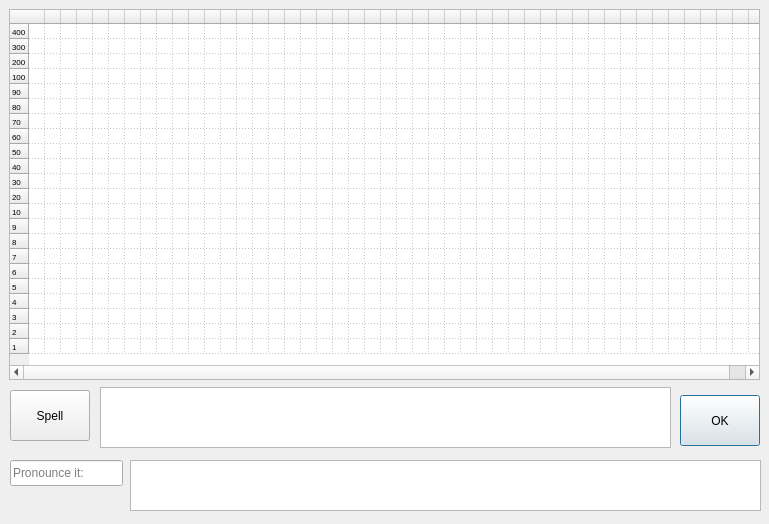
<?xml version="1.0" encoding="UTF-8"?>
<ui version="4.0">
 <class>Spectral</class>
 <widget class="QDialog" name="Spectral">
  <property name="geometry">
   <rect>
    <x>0</x>
    <y>0</y>
    <width>769</width>
    <height>524</height>
   </rect>
  </property>
  <property name="sizePolicy">
   <sizepolicy hsizetype="Ignored" vsizetype="Ignored">
    <horstretch>0</horstretch>
    <verstretch>0</verstretch>
   </sizepolicy>
  </property>
  <property name="windowTitle">
   <string>Gematria Spectral Chart</string>
  </property>
  <widget class="QTableWidget" name="tableWidget">
   <property name="geometry">
    <rect>
     <x>9</x>
     <y>9</y>
     <width>751</width>
     <height>371</height>
    </rect>
   </property>
   <property name="font">
    <font>
     <pointsize>6</pointsize>
    </font>
   </property>
   <property name="gridStyle">
    <enum>Qt::DotLine</enum>
   </property>
   <attribute name="horizontalHeaderDefaultSectionSize">
    <number>16</number>
   </attribute>
   <attribute name="horizontalHeaderMinimumSectionSize">
    <number>10</number>
   </attribute>
   <attribute name="verticalHeaderDefaultSectionSize">
    <number>15</number>
   </attribute>
   <row>
    <property name="text">
     <string>400</string>
    </property>
   </row>
   <row>
    <property name="text">
     <string>300</string>
    </property>
   </row>
   <row>
    <property name="text">
     <string>200</string>
    </property>
   </row>
   <row>
    <property name="text">
     <string>100</string>
    </property>
   </row>
   <row>
    <property name="text">
     <string>90</string>
    </property>
   </row>
   <row>
    <property name="text">
     <string>80</string>
    </property>
   </row>
   <row>
    <property name="text">
     <string>70</string>
    </property>
   </row>
   <row>
    <property name="text">
     <string>60</string>
    </property>
   </row>
   <row>
    <property name="text">
     <string>50</string>
    </property>
   </row>
   <row>
    <property name="text">
     <string>40</string>
    </property>
   </row>
   <row>
    <property name="text">
     <string>30</string>
    </property>
   </row>
   <row>
    <property name="text">
     <string>20</string>
    </property>
   </row>
   <row>
    <property name="text">
     <string>10</string>
    </property>
   </row>
   <row>
    <property name="text">
     <string>9</string>
    </property>
   </row>
   <row>
    <property name="text">
     <string>8</string>
    </property>
   </row>
   <row>
    <property name="text">
     <string>7</string>
    </property>
   </row>
   <row>
    <property name="text">
     <string>6</string>
    </property>
   </row>
   <row>
    <property name="text">
     <string>5</string>
    </property>
   </row>
   <row>
    <property name="text">
     <string>4</string>
    </property>
   </row>
   <row>
    <property name="text">
     <string>3</string>
    </property>
   </row>
   <row>
    <property name="text">
     <string>2</string>
    </property>
   </row>
   <row>
    <property name="text">
     <string>1</string>
    </property>
   </row>
   <column>
    <property name="text">
     <string/>
    </property>
   </column>
   <column>
    <property name="text">
     <string/>
    </property>
   </column>
   <column>
    <property name="text">
     <string/>
    </property>
   </column>
   <column>
    <property name="text">
     <string/>
    </property>
   </column>
   <column>
    <property name="text">
     <string/>
    </property>
   </column>
   <column>
    <property name="text">
     <string/>
    </property>
   </column>
   <column>
    <property name="text">
     <string/>
    </property>
   </column>
   <column>
    <property name="text">
     <string/>
    </property>
   </column>
   <column>
    <property name="text">
     <string/>
    </property>
   </column>
   <column>
    <property name="text">
     <string/>
    </property>
   </column>
   <column>
    <property name="text">
     <string/>
    </property>
   </column>
   <column>
    <property name="text">
     <string/>
    </property>
   </column>
   <column>
    <property name="text">
     <string/>
    </property>
   </column>
   <column>
    <property name="text">
     <string/>
    </property>
   </column>
   <column>
    <property name="text">
     <string/>
    </property>
   </column>
   <column>
    <property name="text">
     <string/>
    </property>
   </column>
   <column>
    <property name="text">
     <string/>
    </property>
   </column>
   <column>
    <property name="text">
     <string/>
    </property>
   </column>
   <column>
    <property name="text">
     <string/>
    </property>
   </column>
   <column>
    <property name="text">
     <string/>
    </property>
   </column>
   <column>
    <property name="text">
     <string/>
    </property>
   </column>
   <column>
    <property name="text">
     <string/>
    </property>
   </column>
   <column>
    <property name="text">
     <string/>
    </property>
   </column>
   <column>
    <property name="text">
     <string/>
    </property>
   </column>
   <column>
    <property name="text">
     <string/>
    </property>
   </column>
   <column>
    <property name="text">
     <string/>
    </property>
   </column>
   <column>
    <property name="text">
     <string/>
    </property>
   </column>
   <column>
    <property name="text">
     <string/>
    </property>
   </column>
   <column>
    <property name="text">
     <string/>
    </property>
   </column>
   <column>
    <property name="text">
     <string/>
    </property>
   </column>
   <column>
    <property name="text">
     <string/>
    </property>
   </column>
   <column>
    <property name="text">
     <string/>
    </property>
   </column>
   <column>
    <property name="text">
     <string/>
    </property>
   </column>
   <column>
    <property name="text">
     <string/>
    </property>
   </column>
   <column>
    <property name="text">
     <string/>
    </property>
   </column>
   <column>
    <property name="text">
     <string/>
    </property>
   </column>
   <column>
    <property name="text">
     <string/>
    </property>
   </column>
   <column>
    <property name="text">
     <string/>
    </property>
   </column>
   <column>
    <property name="text">
     <string/>
    </property>
   </column>
   <column>
    <property name="text">
     <string/>
    </property>
   </column>
   <column>
    <property name="text">
     <string/>
    </property>
   </column>
   <column>
    <property name="text">
     <string/>
    </property>
   </column>
   <column>
    <property name="text">
     <string/>
    </property>
   </column>
   <column>
    <property name="text">
     <string/>
    </property>
   </column>
   <column>
    <property name="text">
     <string/>
    </property>
   </column>
   <column>
    <property name="text">
     <string/>
    </property>
   </column>
  </widget>
  <widget class="QPushButton" name="pushButton">
   <property name="geometry">
    <rect>
     <x>680</x>
     <y>395</y>
     <width>80</width>
     <height>51</height>
    </rect>
   </property>
   <property name="text">
    <string>OK</string>
   </property>
  </widget>
  <widget class="QPushButton" name="pushButton_2">
   <property name="geometry">
    <rect>
     <x>10</x>
     <y>390</y>
     <width>80</width>
     <height>51</height>
    </rect>
   </property>
   <property name="text">
    <string>Spell</string>
   </property>
  </widget>
  <widget class="QPlainTextEdit" name="wordInput">
   <property name="geometry">
    <rect>
     <x>100</x>
     <y>387</y>
     <width>571</width>
     <height>61</height>
    </rect>
   </property>
   <property name="font">
    <font>
     <pointsize>16</pointsize>
    </font>
   </property>
  </widget>
  <widget class="QLabel" name="singleWordGem">
   <property name="geometry">
    <rect>
     <x>10</x>
     <y>460</y>
     <width>111</width>
     <height>21</height>
    </rect>
   </property>
   <property name="font">
    <font>
     <italic>true</italic>
    </font>
   </property>
   <property name="text">
    <string/>
   </property>
  </widget>
  <widget class="QLineEdit" name="singleWord">
   <property name="geometry">
    <rect>
     <x>10</x>
     <y>460</y>
     <width>113</width>
     <height>26</height>
    </rect>
   </property>
   <property name="placeholderText">
    <string>Pronounce it:</string>
   </property>
  </widget>
  <widget class="QPlainTextEdit" name="singleWordPron">
   <property name="geometry">
    <rect>
     <x>130</x>
     <y>460</y>
     <width>631</width>
     <height>51</height>
    </rect>
   </property>
   <property name="font">
    <font>
     <italic>true</italic>
    </font>
   </property>
   <property name="readOnly">
    <bool>true</bool>
   </property>
  </widget>
 </widget>
 <resources/>
 <connections/>
</ui>
